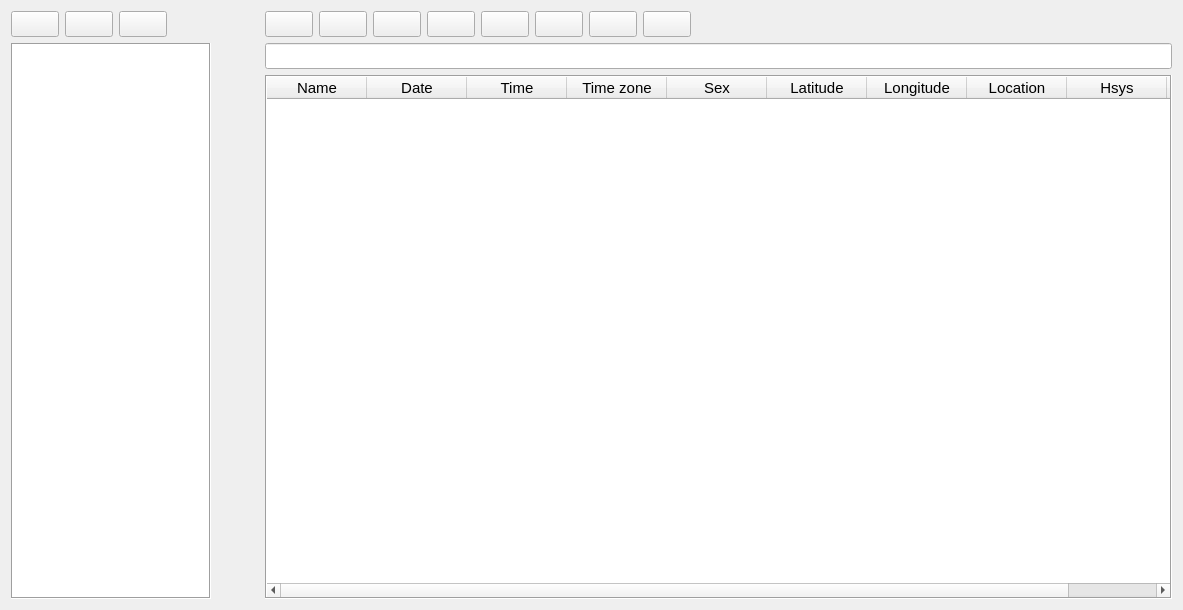
<?xml version="1.0" encoding="UTF-8"?>
<ui version="4.0">
 <class>DataBaseDialog</class>
 <widget class="QDialog" name="DataBaseDialog">
  <property name="geometry">
   <rect>
    <x>0</x>
    <y>0</y>
    <width>1183</width>
    <height>610</height>
   </rect>
  </property>
  <property name="font">
   <font>
    <pointsize>11</pointsize>
   </font>
  </property>
  <property name="windowTitle">
   <string>Data base</string>
  </property>
  <property name="windowIcon">
   <iconset resource="../resource.qrc">
    <normaloff>:/24x24/dbase.png</normaloff>:/24x24/dbase.png</iconset>
  </property>
  <property name="locale">
   <locale language="English" country="UnitedStates"/>
  </property>
  <layout class="QGridLayout" name="gridLayout">
   <item row="0" column="0">
    <layout class="QHBoxLayout" name="listButtonHbox">
     <property name="sizeConstraint">
      <enum>QLayout::SetDefaultConstraint</enum>
     </property>
     <item>
      <widget class="QPushButton" name="newTableButton">
       <property name="sizePolicy">
        <sizepolicy hsizetype="Fixed" vsizetype="Fixed">
         <horstretch>0</horstretch>
         <verstretch>0</verstretch>
        </sizepolicy>
       </property>
       <property name="focusPolicy">
        <enum>Qt::NoFocus</enum>
       </property>
       <property name="toolTip">
        <string>&lt;html&gt;&lt;head/&gt;&lt;body&gt;&lt;p&gt;New...&lt;/p&gt;&lt;/body&gt;&lt;/html&gt;</string>
       </property>
       <property name="text">
        <string/>
       </property>
       <property name="icon">
        <iconset resource="../resource.qrc">
         <normaloff>:/24x24/new.png</normaloff>:/24x24/new.png</iconset>
       </property>
       <property name="iconSize">
        <size>
         <width>18</width>
         <height>18</height>
        </size>
       </property>
      </widget>
     </item>
     <item>
      <widget class="QPushButton" name="editTableButton">
       <property name="sizePolicy">
        <sizepolicy hsizetype="Fixed" vsizetype="Fixed">
         <horstretch>0</horstretch>
         <verstretch>0</verstretch>
        </sizepolicy>
       </property>
       <property name="focusPolicy">
        <enum>Qt::NoFocus</enum>
       </property>
       <property name="toolTip">
        <string>&lt;html&gt;&lt;head/&gt;&lt;body&gt;&lt;p&gt;Rename...&lt;/p&gt;&lt;/body&gt;&lt;/html&gt;</string>
       </property>
       <property name="text">
        <string/>
       </property>
       <property name="icon">
        <iconset resource="../resource.qrc">
         <normaloff>:/24x24/edit.png</normaloff>:/24x24/edit.png</iconset>
       </property>
       <property name="iconSize">
        <size>
         <width>18</width>
         <height>18</height>
        </size>
       </property>
      </widget>
     </item>
     <item>
      <widget class="QPushButton" name="deleteTableButton">
       <property name="sizePolicy">
        <sizepolicy hsizetype="Fixed" vsizetype="Fixed">
         <horstretch>0</horstretch>
         <verstretch>0</verstretch>
        </sizepolicy>
       </property>
       <property name="focusPolicy">
        <enum>Qt::NoFocus</enum>
       </property>
       <property name="toolTip">
        <string>&lt;html&gt;&lt;head/&gt;&lt;body&gt;&lt;p&gt;Delete...&lt;/p&gt;&lt;/body&gt;&lt;/html&gt;</string>
       </property>
       <property name="text">
        <string/>
       </property>
       <property name="icon">
        <iconset resource="../resource.qrc">
         <normaloff>:/24x24/erase.png</normaloff>:/24x24/erase.png</iconset>
       </property>
       <property name="iconSize">
        <size>
         <width>18</width>
         <height>18</height>
        </size>
       </property>
      </widget>
     </item>
     <item>
      <spacer name="listSpacer">
       <property name="orientation">
        <enum>Qt::Horizontal</enum>
       </property>
       <property name="sizeType">
        <enum>QSizePolicy::Preferred</enum>
       </property>
       <property name="sizeHint" stdset="0">
        <size>
         <width>92</width>
         <height>20</height>
        </size>
       </property>
      </spacer>
     </item>
    </layout>
   </item>
   <item row="0" column="1">
    <layout class="QHBoxLayout" name="tableButtonHbox">
     <item>
      <widget class="QPushButton" name="applyButton">
       <property name="sizePolicy">
        <sizepolicy hsizetype="Fixed" vsizetype="Fixed">
         <horstretch>0</horstretch>
         <verstretch>0</verstretch>
        </sizepolicy>
       </property>
       <property name="focusPolicy">
        <enum>Qt::NoFocus</enum>
       </property>
       <property name="toolTip">
        <string>&lt;html&gt;&lt;head/&gt;&lt;body&gt;&lt;p&gt;Apply&lt;/p&gt;&lt;/body&gt;&lt;/html&gt;</string>
       </property>
       <property name="text">
        <string/>
       </property>
       <property name="icon">
        <iconset resource="../resource.qrc">
         <normaloff>:/24x24/apply.png</normaloff>:/24x24/apply.png</iconset>
       </property>
       <property name="iconSize">
        <size>
         <width>18</width>
         <height>18</height>
        </size>
       </property>
      </widget>
     </item>
     <item>
      <widget class="QPushButton" name="newButton">
       <property name="sizePolicy">
        <sizepolicy hsizetype="Fixed" vsizetype="Fixed">
         <horstretch>0</horstretch>
         <verstretch>0</verstretch>
        </sizepolicy>
       </property>
       <property name="focusPolicy">
        <enum>Qt::NoFocus</enum>
       </property>
       <property name="toolTip">
        <string>&lt;html&gt;&lt;head/&gt;&lt;body&gt;&lt;p&gt;New...&lt;/p&gt;&lt;/body&gt;&lt;/html&gt;</string>
       </property>
       <property name="text">
        <string/>
       </property>
       <property name="icon">
        <iconset resource="../resource.qrc">
         <normaloff>:/24x24/new.png</normaloff>:/24x24/new.png</iconset>
       </property>
       <property name="iconSize">
        <size>
         <width>18</width>
         <height>18</height>
        </size>
       </property>
      </widget>
     </item>
     <item>
      <widget class="QPushButton" name="editButton">
       <property name="sizePolicy">
        <sizepolicy hsizetype="Fixed" vsizetype="Fixed">
         <horstretch>0</horstretch>
         <verstretch>0</verstretch>
        </sizepolicy>
       </property>
       <property name="focusPolicy">
        <enum>Qt::NoFocus</enum>
       </property>
       <property name="toolTip">
        <string>&lt;html&gt;&lt;head/&gt;&lt;body&gt;&lt;p&gt;Edit...&lt;/p&gt;&lt;/body&gt;&lt;/html&gt;</string>
       </property>
       <property name="text">
        <string/>
       </property>
       <property name="icon">
        <iconset resource="../resource.qrc">
         <normaloff>:/24x24/edit.png</normaloff>:/24x24/edit.png</iconset>
       </property>
       <property name="iconSize">
        <size>
         <width>18</width>
         <height>18</height>
        </size>
       </property>
      </widget>
     </item>
     <item>
      <widget class="QPushButton" name="deleteButton">
       <property name="sizePolicy">
        <sizepolicy hsizetype="Fixed" vsizetype="Fixed">
         <horstretch>0</horstretch>
         <verstretch>0</verstretch>
        </sizepolicy>
       </property>
       <property name="focusPolicy">
        <enum>Qt::NoFocus</enum>
       </property>
       <property name="toolTip">
        <string>&lt;html&gt;&lt;head/&gt;&lt;body&gt;&lt;p&gt;Delete...&lt;/p&gt;&lt;/body&gt;&lt;/html&gt;</string>
       </property>
       <property name="text">
        <string/>
       </property>
       <property name="icon">
        <iconset resource="../resource.qrc">
         <normaloff>:/24x24/erase.png</normaloff>:/24x24/erase.png</iconset>
       </property>
       <property name="iconSize">
        <size>
         <width>18</width>
         <height>18</height>
        </size>
       </property>
      </widget>
     </item>
     <item>
      <widget class="QPushButton" name="cutButton">
       <property name="sizePolicy">
        <sizepolicy hsizetype="Fixed" vsizetype="Fixed">
         <horstretch>0</horstretch>
         <verstretch>0</verstretch>
        </sizepolicy>
       </property>
       <property name="focusPolicy">
        <enum>Qt::NoFocus</enum>
       </property>
       <property name="toolTip">
        <string>&lt;html&gt;&lt;head/&gt;&lt;body&gt;&lt;p&gt;Cut&lt;/p&gt;&lt;/body&gt;&lt;/html&gt;</string>
       </property>
       <property name="text">
        <string/>
       </property>
       <property name="icon">
        <iconset resource="../resource.qrc">
         <normaloff>:/24x24/cut.png</normaloff>:/24x24/cut.png</iconset>
       </property>
       <property name="iconSize">
        <size>
         <width>18</width>
         <height>18</height>
        </size>
       </property>
      </widget>
     </item>
     <item>
      <widget class="QPushButton" name="copyButton">
       <property name="sizePolicy">
        <sizepolicy hsizetype="Fixed" vsizetype="Fixed">
         <horstretch>0</horstretch>
         <verstretch>0</verstretch>
        </sizepolicy>
       </property>
       <property name="focusPolicy">
        <enum>Qt::NoFocus</enum>
       </property>
       <property name="toolTip">
        <string>&lt;html&gt;&lt;head/&gt;&lt;body&gt;&lt;p&gt;Copy&lt;/p&gt;&lt;/body&gt;&lt;/html&gt;</string>
       </property>
       <property name="text">
        <string/>
       </property>
       <property name="icon">
        <iconset resource="../resource.qrc">
         <normaloff>:/24x24/copy.png</normaloff>:/24x24/copy.png</iconset>
       </property>
       <property name="iconSize">
        <size>
         <width>18</width>
         <height>18</height>
        </size>
       </property>
      </widget>
     </item>
     <item>
      <widget class="QPushButton" name="pasteButton">
       <property name="sizePolicy">
        <sizepolicy hsizetype="Fixed" vsizetype="Fixed">
         <horstretch>0</horstretch>
         <verstretch>0</verstretch>
        </sizepolicy>
       </property>
       <property name="focusPolicy">
        <enum>Qt::NoFocus</enum>
       </property>
       <property name="toolTip">
        <string>&lt;html&gt;&lt;head/&gt;&lt;body&gt;&lt;p&gt;Paste&lt;/p&gt;&lt;/body&gt;&lt;/html&gt;</string>
       </property>
       <property name="text">
        <string/>
       </property>
       <property name="icon">
        <iconset resource="../resource.qrc">
         <normaloff>:/24x24/paste.png</normaloff>:/24x24/paste.png</iconset>
       </property>
       <property name="iconSize">
        <size>
         <width>18</width>
         <height>18</height>
        </size>
       </property>
      </widget>
     </item>
     <item>
      <widget class="QPushButton" name="currentButton">
       <property name="sizePolicy">
        <sizepolicy hsizetype="Fixed" vsizetype="Fixed">
         <horstretch>0</horstretch>
         <verstretch>0</verstretch>
        </sizepolicy>
       </property>
       <property name="focusPolicy">
        <enum>Qt::NoFocus</enum>
       </property>
       <property name="toolTip">
        <string>&lt;html&gt;&lt;head/&gt;&lt;body&gt;&lt;p&gt;Current...&lt;/p&gt;&lt;/body&gt;&lt;/html&gt;</string>
       </property>
       <property name="text">
        <string/>
       </property>
       <property name="icon">
        <iconset resource="../resource.qrc">
         <normaloff>:/24x24/person.png</normaloff>:/24x24/person.png</iconset>
       </property>
       <property name="iconSize">
        <size>
         <width>18</width>
         <height>18</height>
        </size>
       </property>
      </widget>
     </item>
     <item>
      <spacer name="tableSpacer">
       <property name="orientation">
        <enum>Qt::Horizontal</enum>
       </property>
       <property name="sizeHint" stdset="0">
        <size>
         <width>40</width>
         <height>20</height>
        </size>
       </property>
      </spacer>
     </item>
    </layout>
   </item>
   <item row="1" column="0" rowspan="2">
    <widget class="QListWidget" name="tableList">
     <property name="sizePolicy">
      <sizepolicy hsizetype="Preferred" vsizetype="Preferred">
       <horstretch>0</horstretch>
       <verstretch>0</verstretch>
      </sizepolicy>
     </property>
     <property name="maximumSize">
      <size>
       <width>200</width>
       <height>16777215</height>
      </size>
     </property>
     <property name="font">
      <font>
       <family>MS Shell Dlg 2</family>
       <pointsize>11</pointsize>
      </font>
     </property>
     <property name="contextMenuPolicy">
      <enum>Qt::CustomContextMenu</enum>
     </property>
     <property name="inputMethodHints">
      <set>Qt::ImhNone</set>
     </property>
     <property name="frameShape">
      <enum>QFrame::Box</enum>
     </property>
     <property name="editTriggers">
      <set>QAbstractItemView::NoEditTriggers</set>
     </property>
     <property name="showDropIndicator" stdset="0">
      <bool>false</bool>
     </property>
     <property name="defaultDropAction">
      <enum>Qt::IgnoreAction</enum>
     </property>
     <property name="spacing">
      <number>1</number>
     </property>
     <property name="modelColumn">
      <number>0</number>
     </property>
     <property name="sortingEnabled">
      <bool>true</bool>
     </property>
    </widget>
   </item>
   <item row="1" column="1">
    <widget class="QLineEdit" name="selectLine"/>
   </item>
   <item row="2" column="1">
    <widget class="QTableWidget" name="table">
     <property name="font">
      <font>
       <family>MS Shell Dlg 2</family>
       <pointsize>11</pointsize>
      </font>
     </property>
     <property name="contextMenuPolicy">
      <enum>Qt::CustomContextMenu</enum>
     </property>
     <property name="frameShape">
      <enum>QFrame::Box</enum>
     </property>
     <property name="editTriggers">
      <set>QAbstractItemView::NoEditTriggers</set>
     </property>
     <property name="tabKeyNavigation">
      <bool>true</bool>
     </property>
     <property name="alternatingRowColors">
      <bool>false</bool>
     </property>
     <property name="selectionMode">
      <enum>QAbstractItemView::ExtendedSelection</enum>
     </property>
     <property name="sortingEnabled">
      <bool>true</bool>
     </property>
     <property name="cornerButtonEnabled">
      <bool>false</bool>
     </property>
     <attribute name="horizontalHeaderHighlightSections">
      <bool>false</bool>
     </attribute>
     <attribute name="horizontalHeaderStretchLastSection">
      <bool>true</bool>
     </attribute>
     <attribute name="verticalHeaderVisible">
      <bool>false</bool>
     </attribute>
     <attribute name="verticalHeaderHighlightSections">
      <bool>false</bool>
     </attribute>
     <column>
      <property name="text">
       <string>Name</string>
      </property>
      <property name="font">
       <font>
        <family>MS Shell Dlg 2</family>
        <pointsize>11</pointsize>
       </font>
      </property>
     </column>
     <column>
      <property name="text">
       <string>Date</string>
      </property>
      <property name="font">
       <font>
        <family>MS Shell Dlg 2</family>
        <pointsize>11</pointsize>
       </font>
      </property>
     </column>
     <column>
      <property name="text">
       <string>Time</string>
      </property>
      <property name="font">
       <font>
        <family>MS Shell Dlg 2</family>
        <pointsize>11</pointsize>
       </font>
      </property>
     </column>
     <column>
      <property name="text">
       <string>Time zone</string>
      </property>
      <property name="font">
       <font>
        <family>MS Shell Dlg 2</family>
        <pointsize>11</pointsize>
       </font>
      </property>
     </column>
     <column>
      <property name="text">
       <string>Sex</string>
      </property>
      <property name="font">
       <font>
        <family>MS Shell Dlg 2</family>
        <pointsize>11</pointsize>
       </font>
      </property>
     </column>
     <column>
      <property name="text">
       <string>Latitude</string>
      </property>
      <property name="font">
       <font>
        <family>MS Shell Dlg 2</family>
        <pointsize>11</pointsize>
       </font>
      </property>
     </column>
     <column>
      <property name="text">
       <string>Longitude</string>
      </property>
      <property name="font">
       <font>
        <family>MS Shell Dlg 2</family>
        <pointsize>11</pointsize>
       </font>
      </property>
     </column>
     <column>
      <property name="text">
       <string>Location</string>
      </property>
      <property name="font">
       <font>
        <family>MS Shell Dlg 2</family>
        <pointsize>11</pointsize>
       </font>
      </property>
     </column>
     <column>
      <property name="text">
       <string>Hsys</string>
      </property>
      <property name="font">
       <font>
        <family>MS Shell Dlg 2</family>
        <pointsize>11</pointsize>
       </font>
      </property>
     </column>
     <column>
      <property name="text">
       <string>Patch</string>
      </property>
      <property name="font">
       <font>
        <family>MS Shell Dlg 2</family>
        <pointsize>11</pointsize>
       </font>
      </property>
     </column>
    </widget>
   </item>
  </layout>
  <action name="actionApply">
   <property name="icon">
    <iconset resource="../resource.qrc">
     <normaloff>:/24x24/apply.png</normaloff>:/24x24/apply.png</iconset>
   </property>
   <property name="text">
    <string>Apply</string>
   </property>
   <property name="toolTip">
    <string>Apply</string>
   </property>
   <property name="shortcut">
    <string>Return</string>
   </property>
  </action>
  <action name="actionNew">
   <property name="icon">
    <iconset resource="../resource.qrc">
     <normaloff>:/24x24/new.png</normaloff>:/24x24/new.png</iconset>
   </property>
   <property name="text">
    <string>New...</string>
   </property>
   <property name="toolTip">
    <string>New...</string>
   </property>
   <property name="shortcut">
    <string>Ctrl+N</string>
   </property>
  </action>
  <action name="actionEdit">
   <property name="icon">
    <iconset resource="../resource.qrc">
     <normaloff>:/24x24/edit.png</normaloff>:/24x24/edit.png</iconset>
   </property>
   <property name="text">
    <string>Edit...</string>
   </property>
   <property name="toolTip">
    <string>Edit...</string>
   </property>
   <property name="shortcut">
    <string>Ctrl+E</string>
   </property>
  </action>
  <action name="actionDelete">
   <property name="icon">
    <iconset resource="../resource.qrc">
     <normaloff>:/24x24/erase.png</normaloff>:/24x24/erase.png</iconset>
   </property>
   <property name="text">
    <string>Delete...</string>
   </property>
   <property name="toolTip">
    <string>Delete...</string>
   </property>
   <property name="shortcut">
    <string>Del</string>
   </property>
  </action>
  <action name="actionCut">
   <property name="icon">
    <iconset resource="../resource.qrc">
     <normaloff>:/24x24/cut.png</normaloff>:/24x24/cut.png</iconset>
   </property>
   <property name="text">
    <string>Cut</string>
   </property>
   <property name="toolTip">
    <string>Cut</string>
   </property>
   <property name="shortcut">
    <string>Ctrl+X</string>
   </property>
  </action>
  <action name="actionCopy">
   <property name="icon">
    <iconset resource="../resource.qrc">
     <normaloff>:/24x24/copy.png</normaloff>:/24x24/copy.png</iconset>
   </property>
   <property name="text">
    <string>Copy</string>
   </property>
   <property name="toolTip">
    <string>Copy</string>
   </property>
   <property name="shortcut">
    <string>Ctrl+C</string>
   </property>
  </action>
  <action name="actionPaste">
   <property name="icon">
    <iconset resource="../resource.qrc">
     <normaloff>:/24x24/paste.png</normaloff>:/24x24/paste.png</iconset>
   </property>
   <property name="text">
    <string>Paste</string>
   </property>
   <property name="toolTip">
    <string>Paste</string>
   </property>
   <property name="shortcut">
    <string>Ctrl+V</string>
   </property>
  </action>
  <action name="actionNewTable">
   <property name="icon">
    <iconset resource="../resource.qrc">
     <normaloff>:/24x24/new.png</normaloff>:/24x24/new.png</iconset>
   </property>
   <property name="text">
    <string>New...</string>
   </property>
   <property name="toolTip">
    <string>New...</string>
   </property>
   <property name="shortcut">
    <string>Ctrl+N</string>
   </property>
  </action>
  <action name="actionRenameTable">
   <property name="icon">
    <iconset resource="../resource.qrc">
     <normaloff>:/24x24/edit.png</normaloff>:/24x24/edit.png</iconset>
   </property>
   <property name="text">
    <string>Rename...</string>
   </property>
   <property name="toolTip">
    <string>Rename...</string>
   </property>
   <property name="shortcut">
    <string>Ctrl+E</string>
   </property>
  </action>
  <action name="actionDeleteTable">
   <property name="icon">
    <iconset resource="../resource.qrc">
     <normaloff>:/24x24/erase.png</normaloff>:/24x24/erase.png</iconset>
   </property>
   <property name="text">
    <string>Delete...</string>
   </property>
   <property name="toolTip">
    <string>Delete...</string>
   </property>
   <property name="shortcut">
    <string>Del</string>
   </property>
  </action>
 </widget>
 <tabstops>
  <tabstop>tableList</tabstop>
  <tabstop>selectLine</tabstop>
  <tabstop>table</tabstop>
 </tabstops>
 <resources>
  <include location="../resource.qrc"/>
 </resources>
 <connections/>
</ui>
